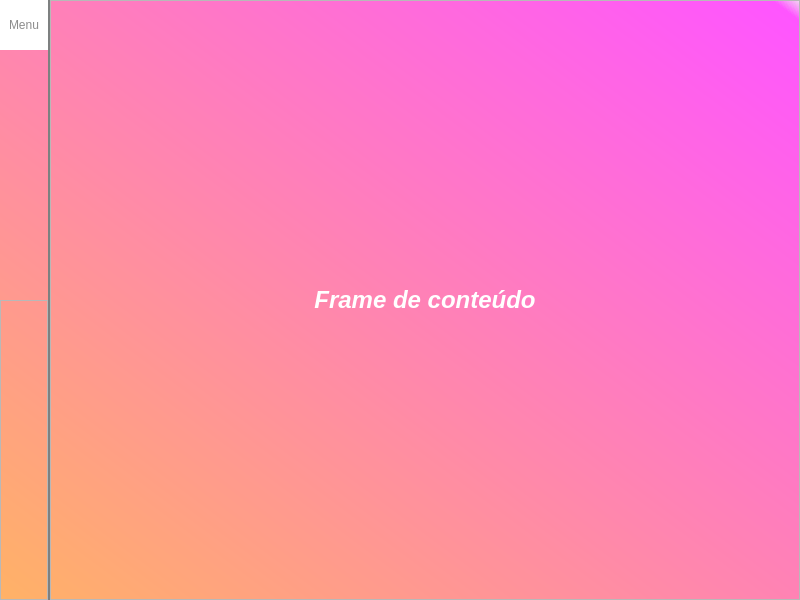
<?xml version="1.0" encoding="UTF-8"?>
<ui version="4.0">
 <class>MainWindow</class>
 <widget class="QMainWindow" name="MainWindow">
  <property name="geometry">
   <rect>
    <x>0</x>
    <y>0</y>
    <width>800</width>
    <height>600</height>
   </rect>
  </property>
  <property name="windowTitle">
   <string>MainWindow</string>
  </property>
  <widget class="QWidget" name="centralwidget">
   <property name="styleSheet">
    <string notr="true">QWidget#centralwidget{
	background-color: qlineargradient(spread:pad, x1:0, y1:1, x2:1, y2:0, stop:0 rgba(255, 178, 102, 255), stop:0.98 rgba(255, 85, 255, 255), stop:1 rgba(0, 0, 0, 0));
}

QFrame#menu_frame{
	border-right: 2px;
	border-style: solid;
	border-color: #7E8080;
}

QPushButton{
	background-color: white;
	border-right: 2px;
	border-style: solid;
	border-color: #7E8080;
	color: rgb(140, 140, 140);
}</string>
   </property>
   <layout class="QHBoxLayout" name="horizontalLayout">
    <property name="spacing">
     <number>0</number>
    </property>
    <property name="leftMargin">
     <number>0</number>
    </property>
    <property name="topMargin">
     <number>0</number>
    </property>
    <property name="rightMargin">
     <number>0</number>
    </property>
    <property name="bottomMargin">
     <number>0</number>
    </property>
    <item>
     <widget class="QFrame" name="menu_frame">
      <property name="maximumSize">
       <size>
        <width>50</width>
        <height>16777215</height>
       </size>
      </property>
      <property name="styleSheet">
       <string notr="true"/>
      </property>
      <property name="frameShape">
       <enum>QFrame::StyledPanel</enum>
      </property>
      <property name="frameShadow">
       <enum>QFrame::Raised</enum>
      </property>
      <layout class="QVBoxLayout" name="verticalLayout">
       <property name="spacing">
        <number>0</number>
       </property>
       <property name="leftMargin">
        <number>0</number>
       </property>
       <property name="topMargin">
        <number>0</number>
       </property>
       <property name="rightMargin">
        <number>0</number>
       </property>
       <property name="bottomMargin">
        <number>0</number>
       </property>
       <item alignment="Qt::AlignTop">
        <widget class="QPushButton" name="pushButton">
         <property name="minimumSize">
          <size>
           <width>50</width>
           <height>50</height>
          </size>
         </property>
         <property name="maximumSize">
          <size>
           <width>50</width>
           <height>50</height>
          </size>
         </property>
         <property name="text">
          <string>Menu</string>
         </property>
        </widget>
       </item>
       <item>
        <widget class="QFrame" name="frame">
         <property name="frameShape">
          <enum>QFrame::StyledPanel</enum>
         </property>
         <property name="frameShadow">
          <enum>QFrame::Raised</enum>
         </property>
        </widget>
       </item>
      </layout>
     </widget>
    </item>
    <item>
     <widget class="QFrame" name="content_frame">
      <property name="styleSheet">
       <string notr="true"/>
      </property>
      <property name="frameShape">
       <enum>QFrame::StyledPanel</enum>
      </property>
      <property name="frameShadow">
       <enum>QFrame::Raised</enum>
      </property>
      <layout class="QHBoxLayout" name="horizontalLayout_2">
       <item>
        <widget class="QLabel" name="label">
         <property name="font">
          <font>
           <pointsize>18</pointsize>
           <italic>true</italic>
           <bold>true</bold>
          </font>
         </property>
         <property name="text">
          <string>&lt;html&gt;&lt;head/&gt;&lt;body&gt;&lt;p align=&quot;center&quot;&gt;&lt;span style=&quot; font-size:18pt; font-weight:700; font-style:italic; color:#ffffff;&quot;&gt;Frame de conteúdo&lt;/span&gt;&lt;/p&gt;&lt;/body&gt;&lt;/html&gt;</string>
         </property>
         <property name="alignment">
          <set>Qt::AlignCenter</set>
         </property>
        </widget>
       </item>
      </layout>
     </widget>
    </item>
   </layout>
  </widget>
 </widget>
 <resources/>
 <connections/>
</ui>
